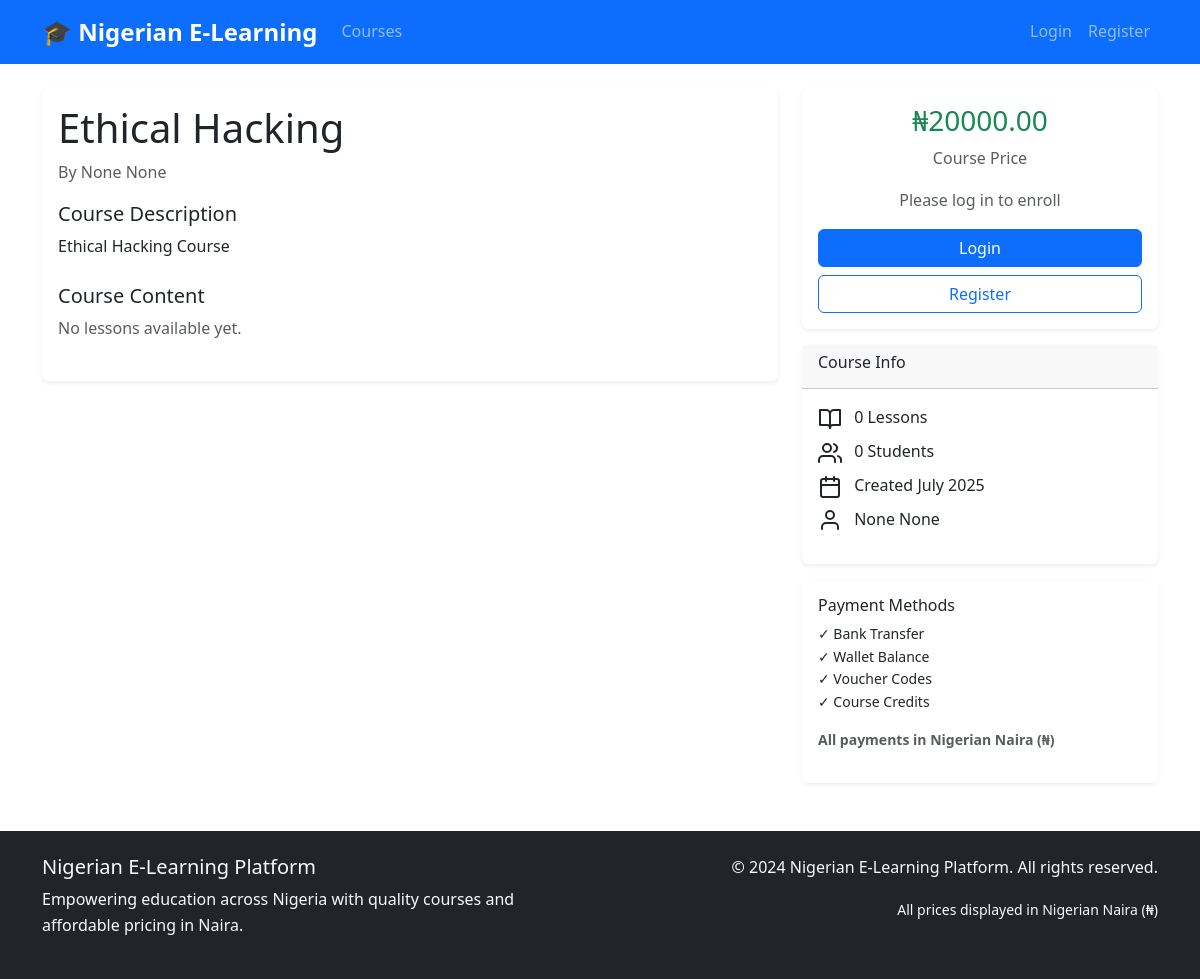
Page /courses/1 on the earlier database version.
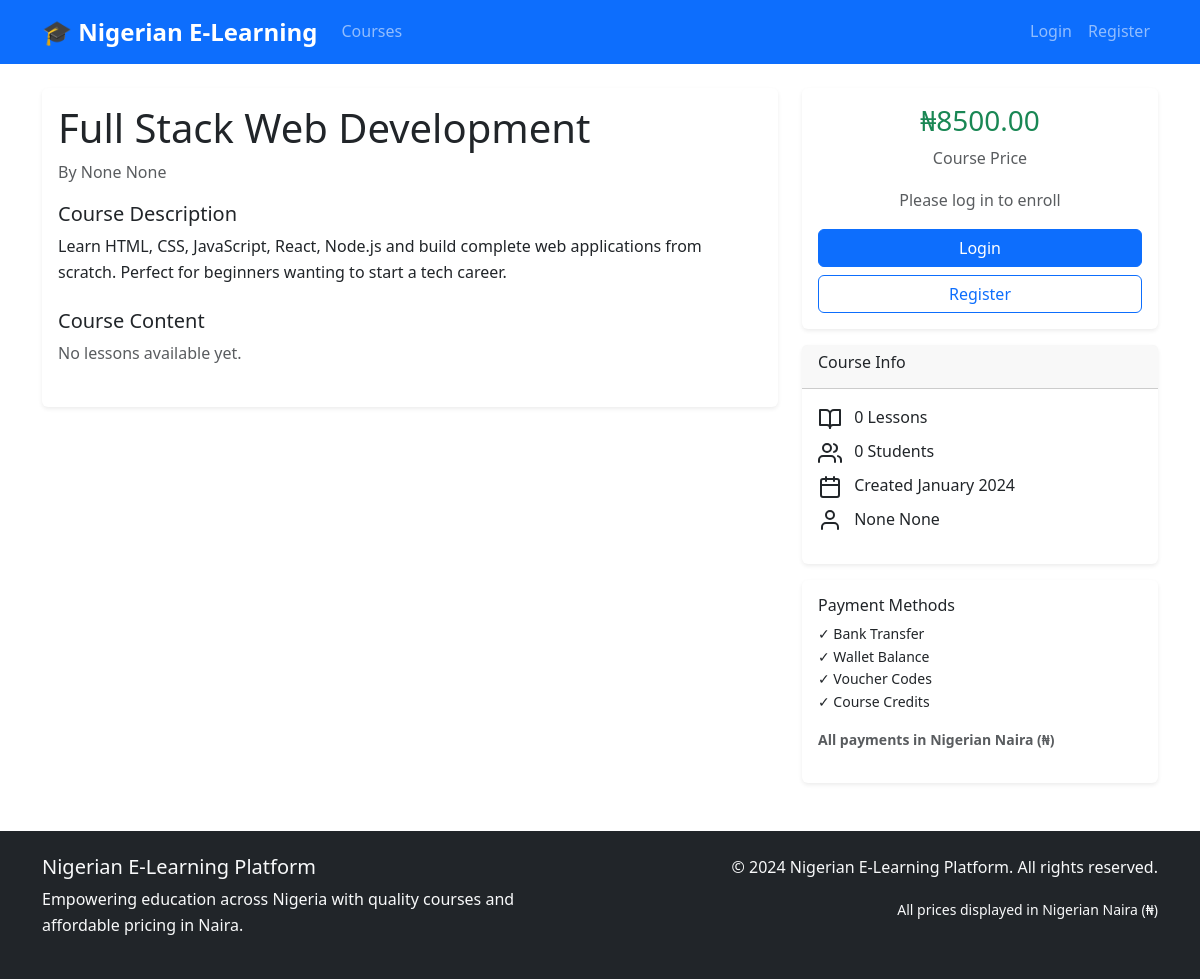
Same page on the later database version.
### models.py (models this page shows)
class Course(db.Model):
    id = db.Column(db.Integer, primary_key=True)
    title = db.Column(db.String(200), nullable=False)
    description = db.Column(db.Text)
    price = db.Column(db.Float, nullable=False, default=0.0)
    instructor_id = db.Column(db.Integer, db.ForeignKey('user.id'), nullable=False)
    is_active = db.Column(db.Boolean, default=True)
    created_at = db.Column(db.DateTime, default=datetime.utcnow)
    updated_at = db.Column(db.DateTime, default=datetime.utcnow, onupdate=datetime.utcnow)
    lessons = db.relationship('Lesson', backref='course', lazy='dynamic', cascade='all, delete-orphan')
    enrollments = db.relationship('Enrollment', backref='course', lazy='dynamic')
    quizzes = db.relationship('Quiz', backref='course', lazy='dynamic')
    assignments = db.relationship('Assignment', backref='course', lazy='dynamic')

### routes.py (the view)
@app.route('/courses/<int:course_id>')
def course_detail(course_id):
    course = Course.query.get_or_404(course_id)
    user_enrolled = False
    if current_user.is_authenticated:
        user_enrolled = current_user.can_access_course(course)
    return render_template('courses/detail.html', course=course, user_enrolled=user_enrolled)

### templates/courses/detail.html (shortened to what the changed rows need)
{% extends "base.html" %}
{% block content %}
<div class="row">
    <div class="col-lg-8">
        <div class="card">
            <div class="card-body">
                <h1>{{ course.title }}</h1>
                <p class="text-muted mb-3">By {{ course.instructor.first_name }} {{ course.instructor.last_name }}</p>
                {% if course.description %}
                <div class="mb-4">
                    <h5>Course Description</h5>
                    <p>{{ course.description|safe }}</p>
                </div>
                {% endif %}
                <div class="mb-4">
                    <h5>Course Content</h5>
                    {% set lessons = course.lessons.order_by('order').all() %}
                    {% if lessons %}
                    <div class="list-group">
                        {% for lesson in lessons %}
                        <div class="list-group-item d-flex justify-content-between align-items-center">
                            <div>
                                <h6 class="mb-1">{{ lesson.title }}</h6>
                                <small class="text-muted">
                                    {% if lesson.content_type == 'text' %}
                                    <i data-feather="file-text"></i> Text Content
                                    {% elif lesson.content_type == 'pdf' %}
                                    <i data-feather="file"></i> PDF Document
                                    {% elif lesson.content_type == 'video' %}
                                    <i data-feather="play-circle"></i> Video
                                    {% endif %}
                                </small>
                            </div>
                            {% if user_enrolled %}
                            <a href="{{ url_for('view_lesson', lesson_id=lesson.id) }}" class="btn btn-sm btn-outline-primary">View</a>
                            {% else %}
                            <i data-feather="lock" class="text-muted"></i>
                            {% endif %}
                        </div>
                        {% endfor %}
                    </div>
                    {% else %}
                    <p class="text-muted">No lessons available yet.</p>
                    {% endif %}
                </div>
            </div>
        </div>
    </div>
    <div class="col-lg-4">
        <div class="card">
            <div class="card-body text-center">
                <h3 class="text-success">₦{{ "%.2f"|format(course.price) }}</h3>
                <p class="text-muted">Course Price</p>
                {% if current_user.is_authenticated %}
                    {% if user_enrolled %}
                    <div class="alert alert-success">
                        <i data-feather="check-circle"></i>
                        You are enrolled in this course!
                    </div>
                    <a href="#lessons" class="btn btn-primary">Continue Learning</a>
                    {% else %}
                    <div class="d-grid gap-2">
                        <a href="{{ url_for('enroll_course', course_id=course.id) }}" class="btn btn-primary">Enroll Now</a>
                        <a href="{{ url_for('redeem_voucher', course_id=course.id) }}" class="btn btn-outline-success">Use Voucher</a>
                    </div>
                    {% if current_user.wallet_balance >= course.price %}
                    <div class="alert alert-info mt-3">
                        <small>You have sufficient wallet balance to purchase this course!</small>
                    </div>
                    {% endif %}
                    {% endif %}
                {% else %}
                <p class="text-muted mb-3">Please log in to enroll</p>
                <div class="d-grid gap-2">
                    <a href="{{ url_for('login') }}" class="btn btn-primary">Login</a>
                    <a href="{{ url_for('register') }}" class="btn btn-outline-primary">Register</a>
                </div>
                {% endif %}
            </div>
        </div>
        <div class="card mt-3">
            <div class="card-body">
                <ul class="list-unstyled">
                    <li class="mb-2">
                        <i data-feather="book-open" class="me-2"></i>
                        {{ course.lessons.count() }} Lessons
                    </li>
                    <li class="mb-2">
                        <i data-feather="users" class="me-2"></i>
                        {{ course.enrollments.filter_by(status='approved').count() }} Students
                    </li>
                    <li class="mb-2">
                        <i data-feather="calendar" class="me-2"></i>
                        Created {{ course.created_at.strftime('%B %Y') }}
                    </li>
                    <li class="mb-2">
                        <i data-feather="user" class="me-2"></i>
                        {{ course.instructor.first_name }} {{ course.instructor.last_name }}
                    </li>
                </ul>
            </div>
        </div>
    </div>
</div>
{% endblock %}

Differences in the rows shown:
changed Course: title "Ethical Hacking" → "Full Stack Web Development"; description "Ethical Hacking Course" → "Learn HTML, CSS, JavaScript, React, Node.js and build complete web applications from scratch. Perfect for beginners wanting to start a tech career."; price "20000.00" → "8500.00"; created_at "July 2025" → "January 2024"
